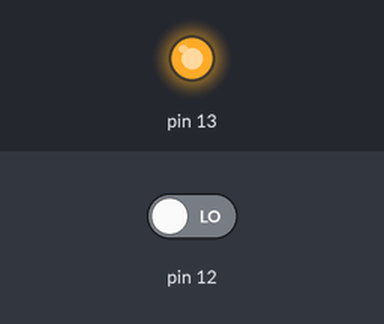
A sketch run on a simulated Arduino Uno, built with avr-gcc and run on an emulated ATmega328P. On the bench: output pins drawn as LEDs (lit = HIGH). Inputs (shaded band) come from the test bench; at power-on: pin 12 LOW.

Above: at 0.1 s.
Timing chart, 0 to 1.6 s (numbered marks = the images above):
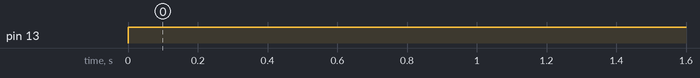

The sketch:

Acionamento_Led_por_Bot_o.ino
```cpp
void setup ()
{
pinMode (12, INPUT);
pinMode (13, OUTPUT);
}

void loop ()
{
  if (digitalRead(12) == HIGH){
    digitalWrite (13, HIGH);
  } else {
    digitalWrite (13, HIGH);
  }
  delay (10);
}
  
```

Measured:
- by itself, pin 13: LOW → HIGH at 0.00 s
